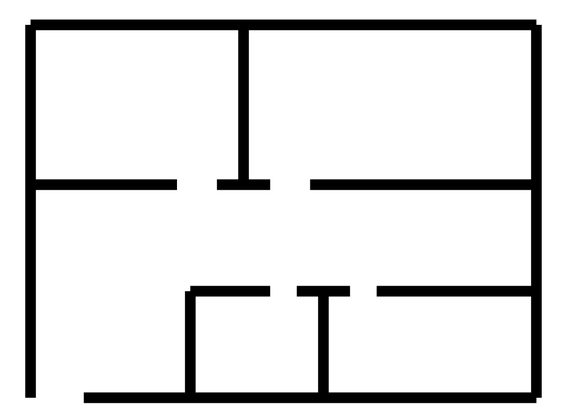
#> input picture past_attempt/floorPlan_0.png, 570 x 415 px, shrunk from 1124 x 818 before the run
$ jupyter execute edgeDetct.ipynb   (older library calls are emulated)
#> lines starting #> are read from the running program, lines starting #| are printed output that depends on the picture; after the words box and inside, x2 and y2 are one past the last pixel; in counts of white or black regions, pixels touching at a corner belong together
[cell 1]
import cv2
import numpy as np

# Load the image
image = cv2.imread('floorPlan_0.png', cv2.IMREAD_GRAYSCALE)
#> image is the input picture: shape (415, 570); min 0, max 255, mean 223.5

# Apply the Sobel operator for edge detection
vertical_edges = cv2.Sobel(image, cv2.CV_64F, 0, 1, ksize=3)
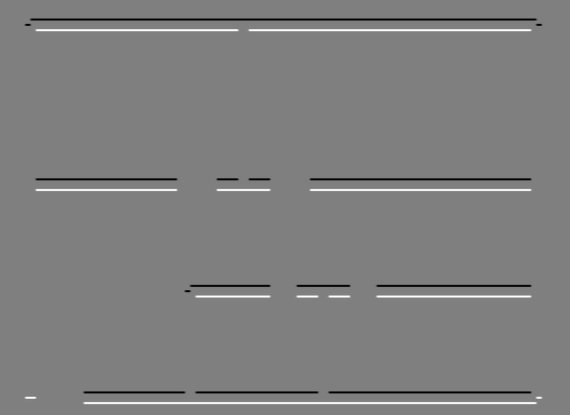
#> vertical_edges: shape (415, 570) float64; min -1020, max 1020, mean 0; drawn with min black and max white
horizontal_edges = cv2.Sobel(image, cv2.CV_64F, 1, 0, ksize=3)
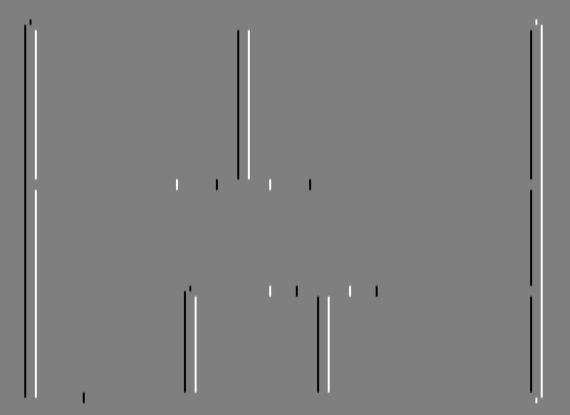
#> horizontal_edges: shape (415, 570) float64; min -1020, max 1020, mean 0; drawn with min black and max white

# Calculate the edge magnitude
edge_magnitude = np.sqrt(vertical_edges**2 + horizontal_edges**2)
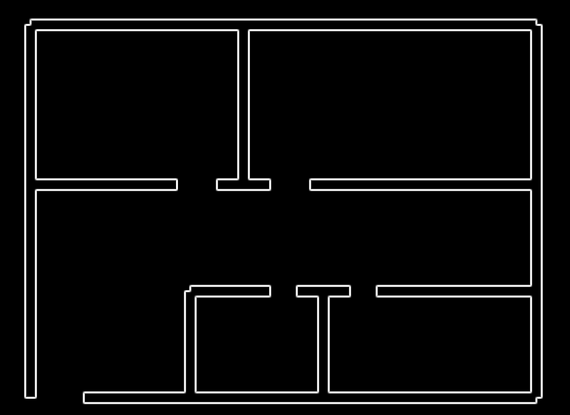
#> edge_magnitude: shape (415, 570) float64; min 0, max 1020.1, mean 47.4; drawn with min black and max white

# Apply thresholding to identify edges
threshold_value = 200  # You can adjust this value
edge_image = (edge_magnitude > threshold_value).astype(np.uint8) * 255
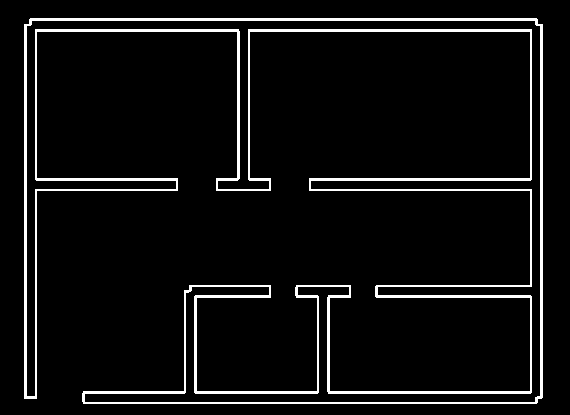
#> edge_image: shape (415, 570); 6% white; 1 white region, box (x1, y1, x2, y2) and area: (24, 18, 543, 404) 14265

# Display the resulting edge image
cv2.imshow('Edge Image', edge_image)
cv2.waitKey(0)
cv2.destroyAllWindows()

[cell 2]
import cv2
import numpy as np

room_count = 0
def assign_room_labels(room_polygons):

    label = []
    for i in range(len(room_polygons)):
        label.append(i)

    print(label)
    return label


def preprocess_image(image_path):
    # Load the image and perform preprocessing
    image = cv2.imread(image_path, cv2.IMREAD_GRAYSCALE)
    # Add additional preprocessing steps as needed
    return image

def detect_rooms(image):
    # Apply edge detection to find room boundaries
    lower_threshold = 10
    higher_threshold = 100
    edges = cv2.Canny(image, lower_threshold, higher_threshold)
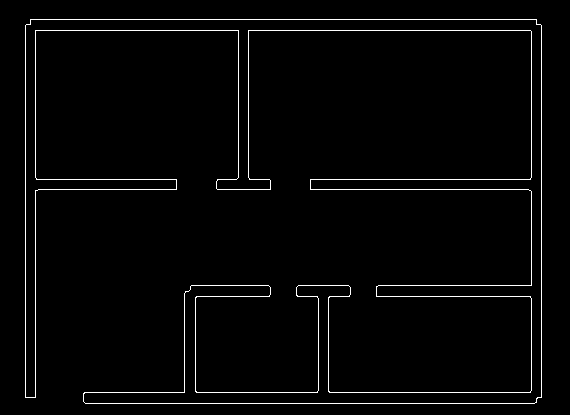
#> edges: shape (415, 570); 2.3% white in thin lines or dots, all inside (x1, y1, x2, y2) = (25, 19, 542, 404)

    # Detect lines using Hough Line Transform
    line_threshold = 2
    rho = 10
    theta = 90 * np.pi/180
    minLineLength = 1
    maxLineGap = 100
    lines = cv2.HoughLinesP(edges, rho, theta, line_threshold, minLineLength, maxLineGap)
#> lines = 15 rows, first 6: [541, 397, 541, 25], [35, 177, 35, 30], [248, 177, 248, 30], [30, 19, 536, 19], [259, 403, 508, 403], [329, 392, 530, 392]

    # Segment lines into rooms using clustering techniques
    room_boundaries = cluster_lines(lines)

    # Approximate the room boundaries to create room polygons
    room_polygons = []
    if room_boundaries is not None:
        # Proceed with room boundary approximation
        room_polygons = []
        for room_boundary in room_boundaries:
            epsilon = 0.02 * cv2.arcLength(room_boundary, True)
            approx = cv2.approxPolyDP(room_boundary, epsilon, True)
            room_polygons.append(approx)
    else:
        # Handle the case where no room boundaries were found
        room_polygons = []

    return room_polygons

def cluster_lines(lines):
    # Implement a clustering algorithm to group lines that form room boundaries
    # You can use techniques like DBSCAN or K-Means
    return

def main():
    image_path = 'floorPlan_0.png'
    image = preprocess_image(image_path)
    room_polygons = detect_rooms(image)
#> room_polygons = []

    # Room identification and visualization
    room_labels = assign_room_labels(room_polygons)
#> room_labels = []

    # Overlay room polygons on the original image
    image_with_rooms = image.copy()
    for room in room_polygons:
        cv2.drawContours(image_with_rooms, [room], -1, (0, 255, 0), 2)
#> this loop made 0 passes

    cv2.imwrite('segmented_floor_plan.jpg', image_with_rooms)
    cv2.imshow('image_with_rooms', image_with_rooms)
    print("done")

if __name__ == "__main__":
    main()

[cell 3]
import cv2
import numpy as np
import random

def preprocess_image(image_path):
    # Load the image and perform preprocessing
    image = cv2.imread(image_path, cv2.IMREAD_GRAYSCALE)
    # Add additional preprocessing steps as needed
    return image

def random_color():
    color = (random.randint(0, 255), random.randint(0, 255), random.randint(0, 255))
    return color

image_path = 'floorPlan_0.png'
image = preprocess_image(image_path)

# Load the image and apply edge detection
lower_threshold = 10
higher_threshold = 100
edges = cv2.Canny(image, lower_threshold, higher_threshold)

# Detect lines using Hough Line Transform
line_threshold = 10
rho = 10
theta = 90 * np.pi/180
minLineLength = 1
maxLineGap = 100
lines = cv2.HoughLinesP(edges, rho, theta, line_threshold, minLineLength, maxLineGap)
#> lines = 16 rows, first 6: [329, 392, 530, 392], [248, 30, 530, 30], [85, 403, 534, 403], [541, 397, 541, 25], [25, 397, 25, 25], [30, 19, 536, 19]

# Create a copy of the original image to draw the lines on
image_with_lines = image.copy()

# Iterate through the lines and draw each line on the image
for line in lines:
    x1, y1, x2, y2 = line[0]  # Extract line coordinates
    cv2.line(image_with_lines, (x1, y1), (x2, y2), random_color(), 2)  # Draw the line in red
#> this loop made 16 passes
#> (x1, y1, x2, y2) on passes 1 to 12: (329, 392, 530, 392), (248, 30, 530, 30), (85, 403, 534, 403), (541, 397, 541, 25), (25, 397, 25, 25), (30, 19, 536, 19), (36, 179, 176, 179), (38, 189, 176, 189), (531, 177, 531, 31), (376, 296, 530, 296), (35, 397, 35, 190), (378, 285, 531, 285)
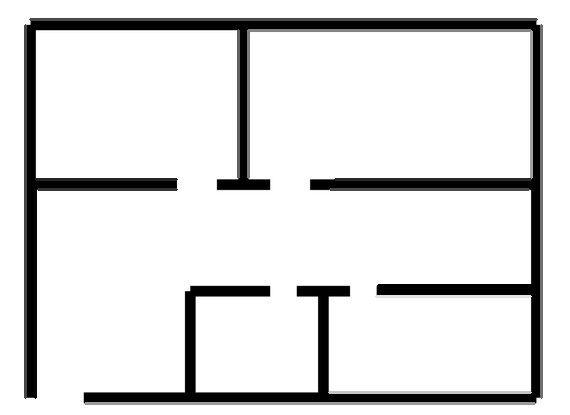
#> image_with_lines: shape (415, 570); 4.86% of pixels changed, all inside (x1, y1, x2, y2) = (24, 18, 543, 405)

# Display or save the image with the detected lines
cv2.imshow('Image with Lines final', image_with_lines)
cv2.waitKey(0)
cv2.destroyAllWindows()

print(len(lines))
#| 16

[cell 4]
import cv2
import numpy as np
import random

def random_color():
    color = (random.randint(0, 255), random.randint(0, 255), random.randint(0, 255))
    return color

# Load your original image to get its size
image = cv2.imread('lib.png')
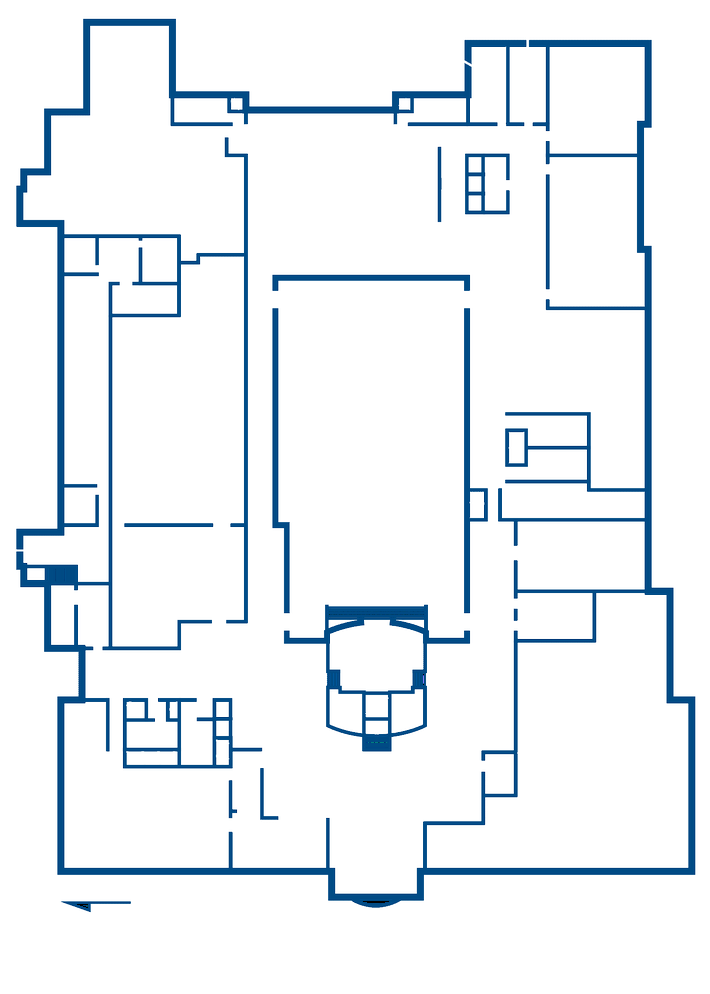
#> input picture past_attempt/lib.png, 710 x 994 px, shrunk from 1400 x 1961 before the run
#> image is the input picture: shape (994, 710, 3); mean B, G, R 245.5, 241, 235.5
height, width, _ = image.shape
#> height = 994; width = 710

# Create an empty image of the same size and type as the original image
empty_image = np.zeros((height, width, 3), dtype=np.uint8)


# Load the image and apply edge detection
lower_threshold = 10
higher_threshold = 200
edges = cv2.Canny(image, lower_threshold, higher_threshold)
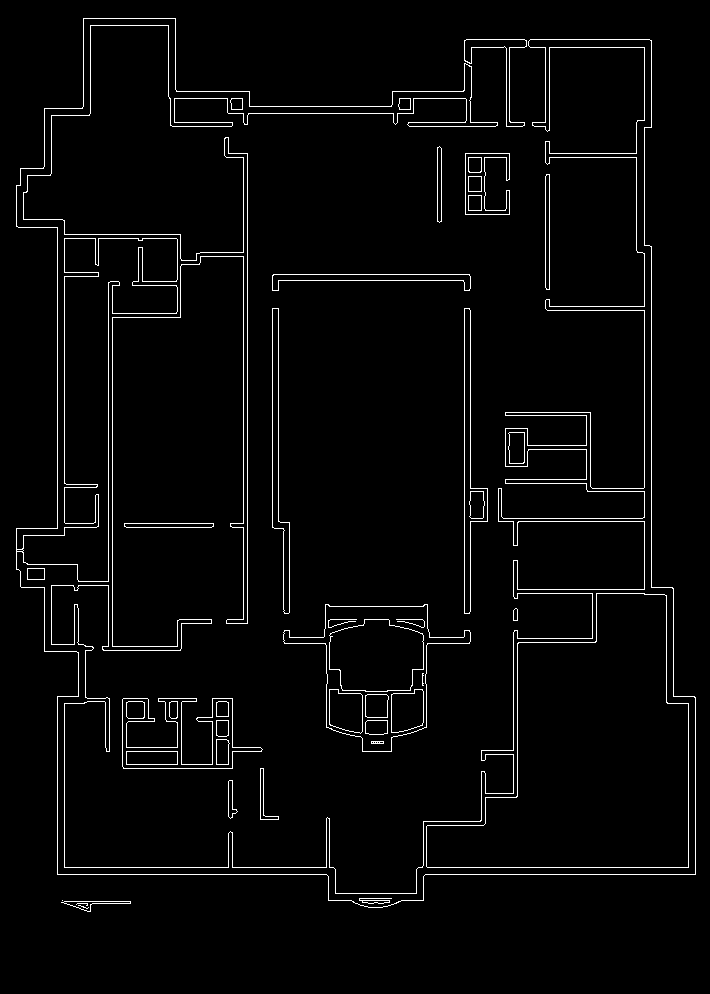
#> edges: shape (994, 710); 2.9% white in thin lines or dots, all inside (x1, y1, x2, y2) = (16, 18, 696, 912)

# Detect lines using Hough Line Transform
line_threshold = 1
rho = 20
theta = 90 * np.pi/180
minLineLength = 1
maxLineGap = 5
lines = cv2.HoughLinesP(edges, rho, theta, line_threshold, minLineLength, maxLineGap)
#> lines = 307 rows, first 6: [260, 819, 260, 768], [289, 612, 289, 522], [506, 180, 506, 157], [57, 528, 57, 227], [549, 289, 549, 174], [695, 874, 695, 697]

print("line count: ", len(lines))
#| line count:  307

# Generate random colors for each line

# Draw each line on the empty image with its assigned color
for line in lines:
    x1, y1, x2, y2 = line[0]
    cv2.line(empty_image, (x1, y1), (x2, y2), random_color(), 2)
#> this loop made 307 passes
#> (x1, y1, x2, y2) on passes 1 to 3: (260, 819, 260, 768), (289, 612, 289, 522), (506, 180, 506, 157)
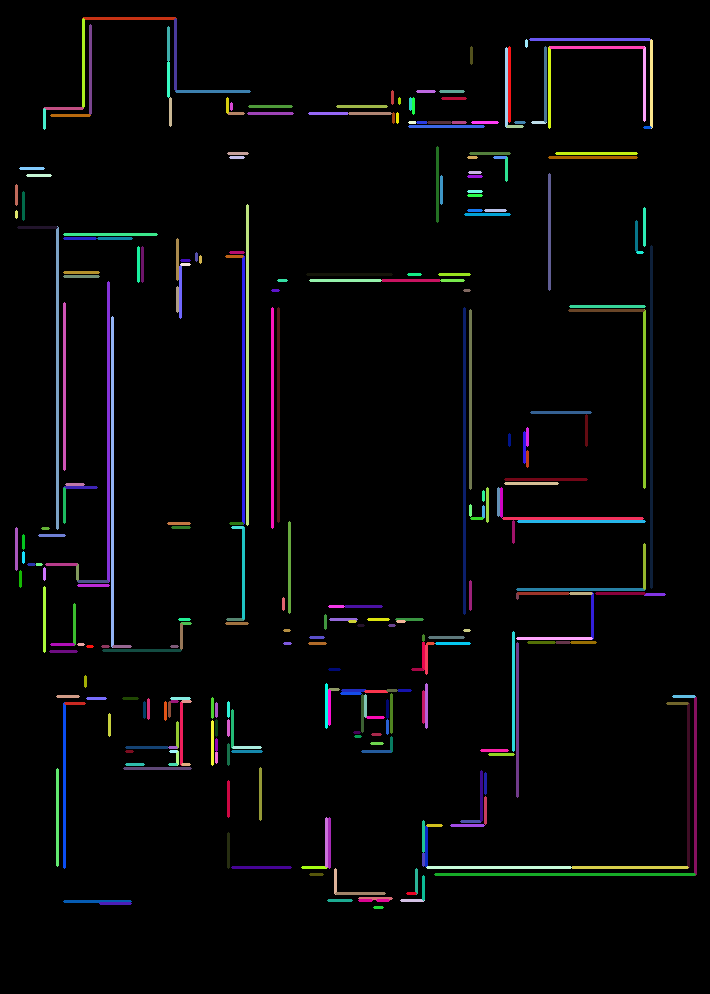
#> empty_image: shape (994, 710, 3); mean of channels 0, 1, 2 7.4, 6.5, 6.6; drawn as B, G, R

# Display or save the image with lines in different colors
cv2.imshow('Image with Lines in Different Colors', empty_image)

cv2.imwrite("output.png", empty_image)
cv2.waitKey(0)
cv2.destroyAllWindows()
